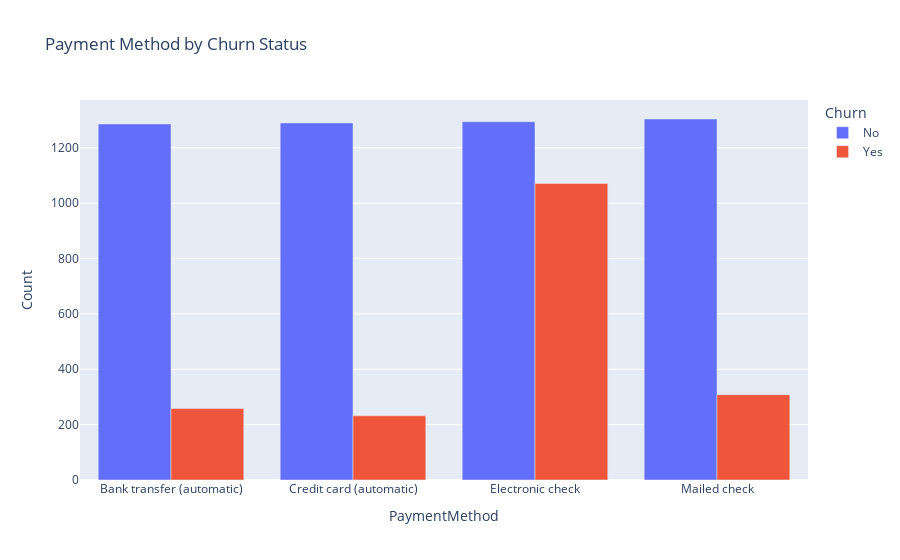

Notebook code for this chart:
### Code cell
import plotly.express as px

# Aggregate counts
agg_df = df.groupby(['PaymentMethod', 'Churn']).size().reset_index(name='Count')

# Plot
fig = px.bar(agg_df,
             x='PaymentMethod',
             y='Count',
             color='Churn',
             barmode='group',
             title='Payment Method by Churn Status')

fig.show()

### Figure 1 — Plotly figure (JSON) as saved in the notebook; plotly's stock layout.template omitted (floating-point values rounded to 4 significant figures)
{"data": [{"alignmentgroup": "True", "hovertemplate": "Churn=No<br>PaymentMethod=%{x}<br>Count=%{y}<extra></extra>", "legendgroup": "No", "marker": {"color": "#636efa", "pattern": {"shape": ""}}, "name": "No", "offsetgroup": "No", "orientation": "v", "showlegend": true, "textposition": "auto", "type": "bar", "x": ["Bank transfer (automatic)", "Credit card (automatic)", "Electronic check", "Mailed check"], "xaxis": "x", "y": [1286, 1290, 1294, 1304], "yaxis": "y"}, {"alignmentgroup": "True", "hovertemplate": "Churn=Yes<br>PaymentMethod=%{x}<br>Count=%{y}<extra></extra>", "legendgroup": "Yes", "marker": {"color": "#EF553B", "pattern": {"shape": ""}}, "name": "Yes", "offsetgroup": "Yes", "orientation": "v", "showlegend": true, "textposition": "auto", "type": "bar", "x": ["Bank transfer (automatic)", "Credit card (automatic)", "Electronic check", "Mailed check"], "xaxis": "x", "y": [258, 232, 1071, 308], "yaxis": "y"}], "layout": {"barmode": "group", "legend": {"title": {"text": "Churn"}, "tracegroupgap": 0}, "title": {"text": "Payment Method by Churn Status"}, "xaxis": {"anchor": "y", "domain": [0, 1], "title": {"text": "PaymentMethod"}}, "yaxis": {"anchor": "x", "domain": [0, 1], "title": {"text": "Count"}}}}
